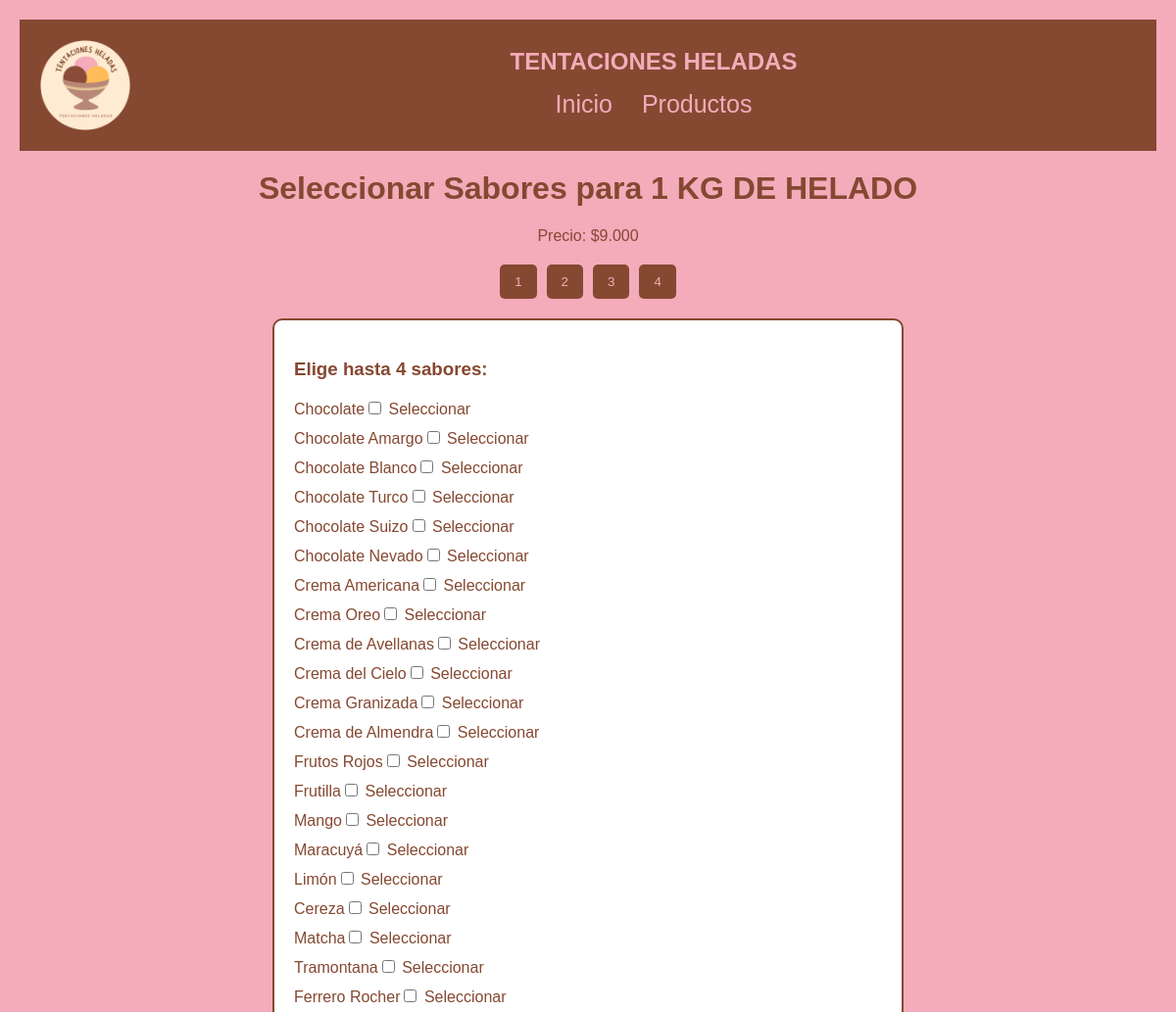
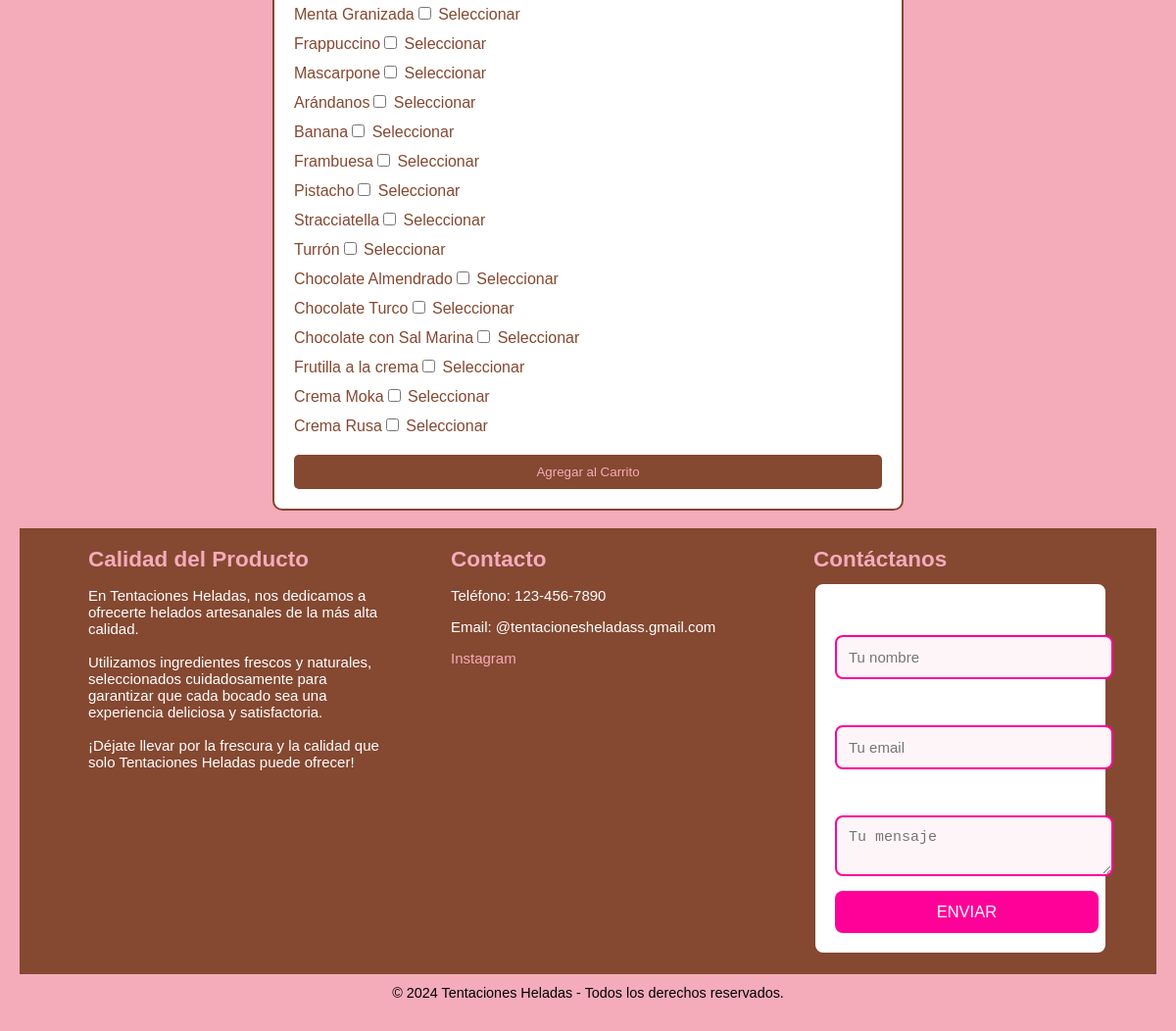
The page /cliente/seleccionar_sabores.php?producto_id=15 on the database its author committed (2 pictures, top to bottom).
### tables this page shows
CREATE TABLE `productos` (
  `ID` int(255) NOT NULL,
  `nombre` varchar(255) NOT NULL,
  `categoria_id` int(11) DEFAULT NULL,
  `Precio` varchar(11) NOT NULL,
  `imagen` varchar(255) NOT NULL,
  `stock` varchar(255) NOT NULL
);

CREATE TABLE `sabores` (
  `Id` int(11) NOT NULL,
  `nombre` varchar(25) NOT NULL,
  `producto_id` int(11) NOT NULL
);

### cliente/seleccionar_sabores.php (the view, shortened to what this page needs)
<?php
include '../db.php';
if (isset($_GET['producto_id'])) {
    $producto_id = $_GET['producto_id'];
    $query_producto = "SELECT nombre, precio FROM productos WHERE id = $producto_id";
    $result_producto = $conn->query($query_producto);
    if ($result_producto->num_rows > 0) {
        $producto = $result_producto->fetch_assoc();
        echo "<!DOCTYPE html>
        <html lang='es'>
        <head>
            <title>Seleccionar Sabores - " . htmlspecialchars($producto['nombre']) . "</title>
        </head>
        <body>";
        echo "<header>
            <div class='header-left'>
                <img class='logo' src='../img/logo.png'  alt='logo'>
                <div class='header-info'>
                    <h1>TENTACIONES HELADAS</h1>
                    <div class='nav-links' class='dropdown'>
                    <a  class='grande' href='.index-cliente.php'>Inicio</a>
                       <a class='grande' href='helados_clientes.php'>Productos</a
                        </div>
              </header>";
        echo "<h1>Seleccionar Sabores para " . htmlspecialchars($producto['nombre']) . "</h1>";
        echo "<p style='text-align: center;'>Precio: $" . htmlspecialchars($producto['precio']) . "</p>";
        $num_sabores_seleccionables = 4;
        echo "<div class='buttons-container'>";
        for ($i = 1; $i <= $num_sabores_seleccionables; $i++) {
            echo "<button class='select-count' data-count='$i'>$i</button>";
        }
        echo "</div>";
        echo "<form action='agregar_al_carrito.php' method='POST' id='saboresForm'>";
        echo "<h3>Elige hasta $num_sabores_seleccionables sabores:</h3>";
        $query_sabores = "SELECT id, nombre FROM sabores";
        $result_sabores = $conn->query($query_sabores);
        if ($result_sabores->num_rows > 0) {
            echo "<div id='sabores-container'>";
            while ($row = $result_sabores->fetch_assoc()) {
                echo "<div class='sabor' data-id='" . $row['id'] . "'>";
                echo "<span>" . htmlspecialchars($row['nombre']) . "</span>";
                echo "<input type='checkbox' name='sabores[]' value='" . $row['id'] . "'> Seleccionar<br>";
                echo "</div>";
            }
            echo "</div>";
        } else {
            echo "No se encontraron sabores.";
        }
        echo "<button type='submit' class='select-button'>Agregar al Carrito</button>";
        echo "</form>";
        echo " <br> <footer class='pie-pagina'>
                  <div class='grupo-1'>
        <div class='box'>
            <h2>Calidad del Producto</h2>
            <p>En Tentaciones Heladas, nos dedicamos a ofrecerte helados artesanales de la más alta calidad. <br><br>
                Utilizamos ingredientes frescos y naturales, seleccionados cuidadosamente para garantizar que
                cada bocado sea una experiencia deliciosa y satisfactoria. <br> <br>¡Déjate llevar por la
                frescura y la calidad que solo Tentaciones Heladas puede ofrecer!</p>
        </div>
        <div class='box'>
            <h2>Contacto</h2>
            <p>Teléfono: 123-456-7890</p>
            <p>Email: @tentacionesheladass.gmail.com</p>
            <a href='https://www.instagram.com/tentacionesheladass/?hl=es'>Instagram</a>
        </div>
        <div class='box'>
            <h2>Contáctanos</h2>
            <form action='../guardar_contacto.php' method='POST' class='contact-form'>
                <label for='nombre'>Nombre </label>
                <input type='text' id='nombre' name='nombre' required placeholder='Tu nombre'>
                <label for='email'>Email </label>
                <input type='email' id='email' name='email' required placeholder='Tu email'>
                <label for='mensaje'>Mensaje </label>
                <textarea id='mensaje' name='mensaje' required placeholder='Tu mensaje'></textarea>
                <button type='submit'>ENVIAR</button>
            </form>
        </div>
    </div>
    <div class='grupo-2'>
        <small>&copy; 2024 Tentaciones Heladas - Todos los derechos reservados.</small>
    </div>
              </footer>";
        echo "</body></html>";
    } else {
        echo "Producto no encontrado.";
    }
} else {
    echo "No se recibió el ID del producto.";
}
?>

### cliente/seleccionar_sabores.php (style rules this page uses)
body { font-family: Arial, sans-serif; background-color: #f4abba; color: #854831; margin: 0; padding: 20px; }
h1 { text-align: center; margin-top: 20px; }
.buttons-container { text-align: center; margin: 20px 0; }
.buttons-container button { background-color: #854831; color: #f4abba; border: none; border-radius: 5px; padding: 10px 15px; margin: 0 5px; cursor: pointer; transition: background-color 0.3s; }
form { max-width: 600px; margin: auto; padding: 20px; border: 2px solid #854831; border-radius: 10px; background-color: #ffffff; }
label { font-weight: bold; }
.sabor { margin: 10px 0; }
.select-button { background-color: #854831; color: #f4abba; border: none; border-radius: 5px; padding: 10px 15px; cursor: pointer; transition: background-color 0.3s; display: block; margin-top: 20px; width: 100%; }
.grupo-2 { text-align: center; margin-top: 20px; background-color: #f4abba; color: black; padding: 10px 0; }
.grupo-2 small { font-size: 0.9em; }
header { background-color: #854831; color: #f4abba; padding: 10px; display: flex; align-items: center; justify-content: space-between; flex-wrap: wrap; }
.header-left { display: flex; align-items: center; gap: 20px; flex: 1; }
.logo { max-width: 10%; }
.header-info h1 { margin: 0; font-size: 24px; }
.header-info { display: flex; flex-direction: column; align-items: center; text-align: center; width: 100%; }
.nav-links { display: flex; align-items: center; gap: 20px; margin-top: 10px; }
.nav-links a { color: #f4abba; text-decoration: none; padding: 5px; }
.grande { font-size:25px; }
.pie-pagina { background-color: #854831; padding: 0%; color: #FFFFFF; }
.grupo-1 { display: flex; justify-content: space-between; max-width: 1200px; margin: auto; padding-right: 50px; font-size:15px; }
.box { width: 30%; text-align: left; padding-left: 70px; }
.box h2 { font-size: 1.5em; color: #f4abba; margin-bottom: 10px; }
.box p, .box a { font-size: 1em; color: ##FFFFFF; }
.box a { text-decoration: none; color: #f4abba; }
.contact-form { display: flex; flex-direction: column; gap: 15px; }
.contact-form label { font-size: 1em; color: ##FFFFFF; }
.contact-form input, .contact-form textarea { width: 100%; padding: 12px; border: 2px solid #ff0099; border-radius: 8px; font-size: 1em; background-color: #fef5f9; color: #5d4037; }
.contact-form button { background-color: #ff0099; color: white; border: none; padding: 12px; border-radius: 8px; cursor: pointer; font-size: 1.1em; transition: background-color 0.3s ease; width: 105%; }

### rows shown on the page
productos: nombre "1 KG DE HELADO", Precio "9.000"
sabores: nombre "Chocolate"
sabores: nombre "Chocolate Amargo"
sabores: nombre "Chocolate Blanco"
sabores: nombre "Chocolate Turco"
sabores: nombre "Chocolate Suizo"
sabores: nombre "Chocolate Nevado"
sabores: nombre "Crema Americana"
sabores: nombre "Crema Oreo"
sabores: nombre "Crema de Avellanas"
sabores: nombre "Crema del Cielo"
sabores: nombre "Crema Granizada"
sabores: nombre "Crema de Almendra"
sabores: nombre "Frutos Rojos"
sabores: nombre "Frutilla"
sabores: nombre "Mango"
sabores: nombre "Maracuyá"
sabores: nombre "Limón"
sabores: nombre "Cereza"
sabores: nombre "Matcha"
sabores: nombre "Tramontana"
sabores: nombre "Ferrero Rocher"
sabores: nombre "Menta Granizada"
sabores: nombre "Frappuccino"
sabores: nombre "Mascarpone"
sabores: nombre "Arándanos"
sabores: nombre "Banana"
sabores: nombre "Frambuesa"
sabores: nombre "Pistacho"
sabores: nombre "Stracciatella"
sabores: nombre "Turrón"
sabores: nombre "Chocolate Almendrado"
sabores: nombre "Chocolate Turco"
sabores: nombre "Chocolate con Sal Marina"
sabores: nombre "Frutilla a la crema"
sabores: nombre "Crema Moka"
sabores: nombre "Crema Rusa"

### other values the page prints
$num_sabores_seleccionables "4"
